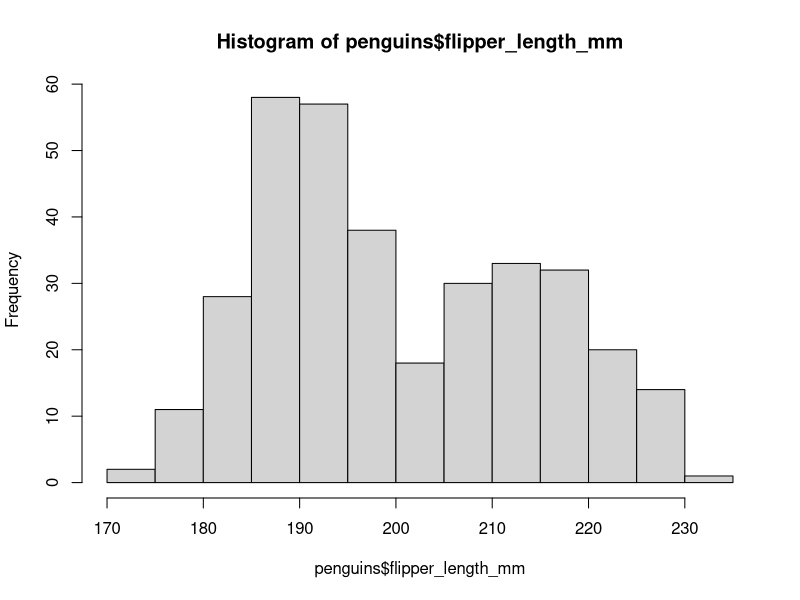

This figure's R source:
## ---- chunk 1
require(palmerpenguins)

require(here)

png(filename = here("Images", "Call it whatever.png"))

save_png_1=function(image_file){png(filename= here("Images","ugly_histo", height = 1000, width= 1000))}


hist(penguins$flipper_length_mm)

dev.off()
